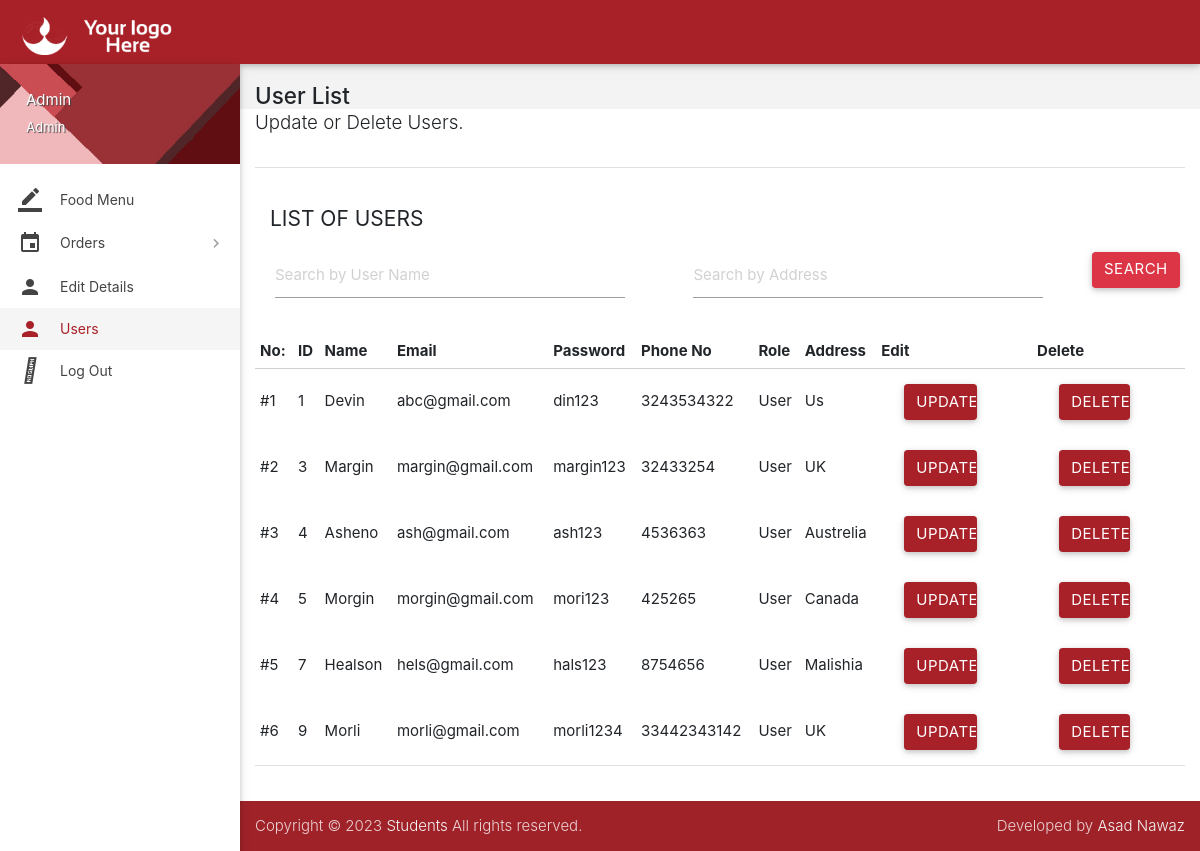
Page /users.php (signed in) on the committed database.
### tables this page shows
CREATE TABLE `registration` (
  `id` int(11) NOT NULL,
  `name` varchar(255) NOT NULL,
  `email` varchar(255) NOT NULL,
  `password` varchar(255) NOT NULL,
  `phone` varchar(25) NOT NULL,
  `role` varchar(200) NOT NULL,
  `address` varchar(255) NOT NULL,
  `created_at` datetime NOT NULL DEFAULT current_timestamp()
);

### users.php (the view, shortened to what this page needs)
<?php
include "connection.php";
$query="SELECT * FROM registration WHERE role='User'";
$data=[];
 $query_result=mysqli_query($conn_resul,$query);
 if($query_result->num_rows>0)
 {
   $data=mysqli_fetch_all($query_result,MYSQLI_ASSOC);
 }
 else
 {
    echo "no data found";
 }
if(isset($_SESSION['user_id']))
{
    $user_id = $_SESSION['user_id'];
   $query= "SELECT * FROM registration WHERE id = $user_id";
   $query_result = mysqli_query($conn_resul,$query);
   if($query_result->num_rows > 0)
   {
     $logged_in_user_data = mysqli_fetch_assoc($query_result);
   }
}
		?>
<!DOCTYPE html>
<html lang="en">
<head>
  <link href="css/materialize.min.css" type="text/css" rel="stylesheet" media="screen,projection">
  <link href="css/style.min.css" type="text/css" rel="stylesheet" media="screen,projection">
  <link href="css/custom/custom.min.css" type="text/css" rel="stylesheet" media="screen,projection">
  <link href="js/plugins/perfect-scrollbar/perfect-scrollbar.css" type="text/css" rel="stylesheet" media="screen,projection">
  <link rel="stylesheet" href="https://cdnjs.cloudflare.com/ajax/libs/font-awesome/6.5.1/css/all.min.css" />
  <link rel="stylesheet" href="https://cdn.jsdelivr.net/npm/bootstrap@4.6.2/dist/css/bootstrap.min.css">
</head>
<body>
  <header id="header" class="page-topbar">
        <div class="navbar-fixed">
            <nav class="navbar-color">
                <div class="nav-wrapper">
                    <ul class="left">
                      <li><h1 class="logo-wrapper"><a href="index.php" class="brand-logo darken-1"><img src="images/materialize-logo.png" alt="logo"></a> <span class="logo-text">Logo</span></h1></li>
                    </ul>
                </div>
            </nav>
        </div>
  </header>
  <div id="main">
    <div class="wrapper">
      <aside id="left-sidebar-nav">
        <ul id="slide-out" class="side-nav fixed leftside-navigation">
            <li class="user-details cyan darken-2">
            <div class="row">
                <div class="col col s8 m8 l8">
                    <a class="btn-flat dropdown-button waves-effect waves-light white-text profile-btn" href="#" data-activates="profile-dropdown"><?php echo $logged_in_user_data['name'];?></a>
                    <p class="user-roal"><?php echo $logged_in_user_data['role'];?></p>
                </div>
            </div>
            </li>
            <li class="bold"><a href="index.php" class="waves-effect waves-cyan"><i class="mdi-editor-border-color"></i> Food Menu</a>
            </li>
                <li class="no-padding">
                    <ul class="collapsible collapsible-accordion">
                        <li class="bold"><a class="collapsible-header waves-effect waves-cyan"><i class="mdi-editor-insert-invitation"></i> Orders</a>
                        </li>
                    </ul>
                </li>
                <li class="bold"><a href="details.php?rid=<?php echo $logged_in_user_data['id'];?>" class="waves-effect waves-cyan"><i class="mdi-social-person"></i> Edit Details</a>
            </li>
            <li class="bold active"><a href="users.php" class="waves-effect waves-cyan"><i class="mdi-social-person"></i> Users</a>
            </li>
            <li class="bold"><a href="logout.php" class="waves-effect waves-cyan"><i class="fa-duotone fa-right-from-bracket"></i> Log Out</a>
            </li>
        </ul>
        </aside>
      <section id="content">
        <div id="breadcrumbs-wrapper">
          <div class="container">
            <div class="row">
              <div class="col s12 m12 l12">
                <h5 class="breadcrumbs-title">User List</h5>
              </div>
            </div>
          </div>
        </div>
        <div class="container">
          <p class="caption">Update or Delete Users.</p>
          <div class="divider"></div>
          <div id="editableTable" class="section">
            <div class="">
              <div class="col s12 m4 l3">
                <h4 class="header">List of users</h4>
              </div>
              <form action="" method="POST">
        <div style="display: flex; justify-content: space-between;">
        <input type="search" name="search" placeholder="Search by User Name" style="margin-right: 20px; width: 350px;margin-left: 20px;">
        <input type="text" name="address" placeholder="Search by Address" style="margin-left: 20px; width: 350px; margin-right: 20px;">
        <input type="submit" name="submit-btn" value="search" class="btn bg-danger white-text" style="margin-right: 5px;">
       </div>
      </form><br>
              <div>
<table>
                    <thead>
                      <tr>
                        <th data-field="name">No:</th>
                        <th data-field="name">ID</th>
                        <th data-field="price">Name</th>
                        <th data-field="price">Email</th>
                        <th data-field="price">Password</th>
                        <th data-field="price">Phone No</th>
                        <th data-field="price">Role</th>
                        <th data-field="price">Address</th>
                        <th data-field="price">Edit</th>
                        <th data-field="price">Delete</th>
                      </tr>
                      <?php
                      $count=1;
                            foreach($data as $row):
                      ?>
                    </thead>
                    <tbody>
                      <tr>
                           <td>#<?php echo $count++;?></td>
                           <td><?php echo $row['id'];?></td>
                           <td><?php echo $row['name'];?></td>
                           <td><?php echo $row['email'];?></td>
                           <td><?php echo $row['password'];?></td>
                           <td><?php echo $row['phone'];?></td>
                           <td><?php echo $row['role'];?></td>
                           <td><?php echo $row['address'];?></td>
                           <td><a href="update-user-data.php?rid=<?php echo $row['id'];?>" class="btn cyan waves-effect waves-light right white-text" style="margin-right: 50px;
                          width: 50%;">Update</a></td>
                           <td><a href="Delete-user-data.php?rid=<?php echo $row['id'];?>" class="btn cyan waves-effect waves-light right white-text" style="margin-right: 50px;
                          width: 50%;">Delete</a></td>
                      </tr>
                    </tbody>
                    <?php
                       endforeach;
                    ?>
                  </table>
            <div class="divider"></div>
          </div>
        </div>
        </div>
      </section>
    </div>
  </div>
  <footer class="page-footer">
    <div class="footer-copyright">
      <div class="container">
        <span>Copyright © 2023 <a class="grey-text text-lighten-4" href="#" target="_blank">Students</a> All rights reserved.</span>
        <span class="right">Developed by <a class="grey-text text-lighten-4" href="https://web.facebook.com/profile.php?id=61556832434017">Asad Nawaz</a></span>
        </div>
    </div>
  </footer>
</body>
</html>

### rows in the picture
registration: name "Admin", role "Admin"
registration: id "1", name "Devin", email "abc@gmail.com", password "din123", phone "3243534322", role "User", address "Us"
registration: id "3", name "Margin", email "margin@gmail.com", password "margin123", phone "32433254", role "User", address "UK"
registration: id "4", name "Asheno", email "ash@gmail.com", password "ash123", phone "4536363", role "User", address "Austrelia"
registration: id "5", name "Morgin", email "morgin@gmail.com", password "mori123", phone "425265", role "User", address "Canada"
registration: id "7", name "Healson", email "hels@gmail.com", password "hals123", phone "8754656", role "User", address "Malishia"
registration: id "9", name "Morli", email "morli@gmail.com", password "morli1234", phone "33442343142", role "User", address "UK"
